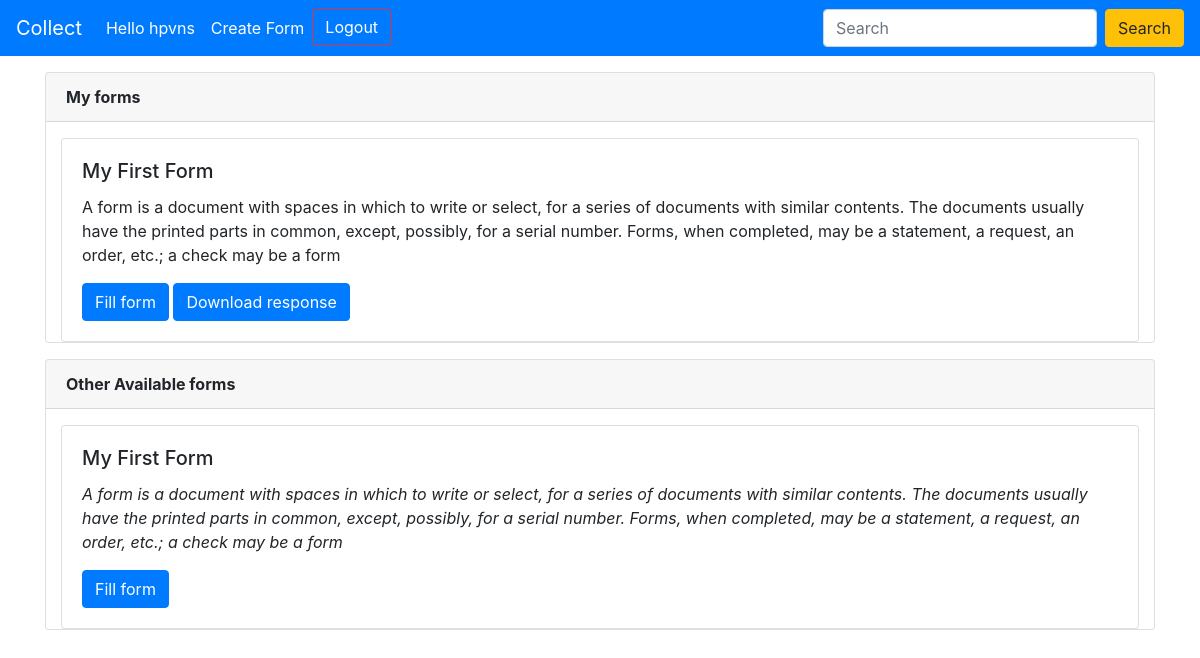
Page / (signed in) on the committed database.
### survey/models.py (models this page shows, shortened)
class Form(models.Model):
    title = models.CharField(max_length=200)
    description = models.CharField(max_length=10000, blank = True)
    owner = models.ForeignKey(User, on_delete = models.CASCADE, related_name = "owner")
    sucess_message = models.CharField(max_length = 10000, default = "Your response has been recorded.")
    created_at = models.DateTimeField(auto_now_add = True)
    updated_at = models.DateTimeField(auto_now = True)
    questions = models.ManyToManyField(Questions, related_name = "questions")
    collect_email = models.BooleanField(default=False)
    login_required = models.BooleanField(default = False)

### survey/views.py (the view)
# urls.py: 2. Add a URL to urlpatterns:  path('', views.home, name='home')
def home(request):
    if request.user is not None:
        forms = Form.objects.all()
        data = {"forms":forms}
        try:
            myforms = Form.objects.filter(owner = request.user)
            data["myforms"] = myforms
        except:
            pass
    return render(request, 'home.html', data)

### templates/home.html (shortened to what this page needs)
{% load static %}
<!doctype html>
<html lang="en">
  <head>
    <link rel="stylesheet" href="{% static '\css/main.css' %}" />
    <link rel="stylesheet" href="https://cdn.jsdelivr.net/npm/bootstrap@4.0.0/dist/css/bootstrap.min.css">
  </head>
  <body>
    <nav class="navbar navbar-expand-lg navbar-dark bg-primary">
        <div class="collapse navbar-collapse" id="navbarTogglerDemo01">
          <a class="navbar-brand" href="/">Collect</a>
          <ul class="navbar-nav mr-auto mt-2 mt-lg-0">
              {% if request.user.is_authenticated %}
              <li class="nav-item active">
                <a class="nav-link" href="/">Hello {{request.user}} <span class="sr-only">(current)</span></a>
               </li>
               <li class="nav-item active">
                <a class="nav-link" href="/survey">Create Form <span class="sr-only">(current)</span></a>
              </li>
              <li><a class="btn btn-outline-danger " href="/accounts/logout" style="color:white;">Logout</a></li>
              {% endif %}
          </ul>
          <form class="form-inline my-2 my-lg-0">
            <input class="form-control mr-sm-2" type="search" placeholder="Search" aria-label="Search">
            <button class="btn btn-warning  my-2 my-sm-0" type="submit">Search</button>
          </form>
        </div>
      </nav>
      <div class="container ps-3 pt-3">
        <div class="card">
          <div class="card-header">
            <b>My forms </b>
          </div>
          <div class="container ps-3 pt-3">
            {% if myforms %}
              {% for myform in myforms %}
              <div class="card">
              <div class="card-body">
                <h5 class="card-title">{{myform.title}}</h5>
                <p class="card-text">{{myform.description}}</p>
                <a href="/show_form/{{myform.id}}" class="btn btn-primary">Fill form</a>
                <a href="/download_excel/{{myform.id}}" class="btn btn-primary">Download response</a>
              </div>
              </div>
              {% endfor %}
            {% endif %}
          </div>
        </div>
      </div>
      <div class="container ps-3 pt-3">
        <div class="card">
          <div class="card-header">
            <b>Other Available forms</b>
          </div>
          <div class="container ps-3 pt-3">
            {% for form in forms %}
            <div class="card">
             <div class="card-body">
              <h5 class="card-title">{{form.title}}</h5>
              <p class="card-text"><i>{{form.description}}</i></p>
              <a href="/show_form/{{form.id}}" class="btn btn-primary">Fill form</a>
             </div>
            </div>
            {% endfor %}
          </div>
        </div>
      </div>
  </body>
</html>

### static/css/main.css (style rules this page uses)
body { background-color: red; }

### rows in the picture
Form: title "My First Form", description "A form is a document with spaces in which to write or select, for a series of documents with similar contents. The documents usually have the printed parts in common, except, possibly, for a serial number. Forms, when completed, may be a statement, a request, an order, etc.; a check may be a form"

### other values in the picture
{{ request.user }} "hpvns"
